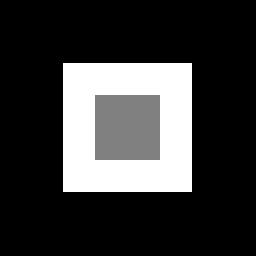
%> input picture LAB - 10/Test_Image.jpg, 256 x 256 px
$ octave a_1.m   (GNU Octave 9; MATLAB toolbox functions it lacks are replaced by stand-ins)
%> lines starting %> are read from the running program, lines starting %| are printed output that depends on the picture
img = imread('Test_Image.jpg');
%> img is the input picture: size 256x256 uint8; min 0, max 255, mean 56.6
[m, n] = size(img);
%> m = 256; n = 256

z = uint8(randi([10, 40], m, n));

noisy_img = double(img) + double(z);
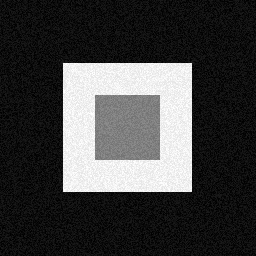
%> noisy_img: size 256x256 double; min 10, max 295, mean 81.5; drawn with min black and max white
noisy = imhist(mat2gray(noisy_img));
%> noisy = 256 values, max 3136 at index 22, min 0 at index 32, mean 256

original = imhist((img));
%> original = 256 values, max 48225 at index 1, min 0 at index 9, mean 256

figure(1), bar(0:255, noisy);
%> after `bar(0:255, noisy)`:
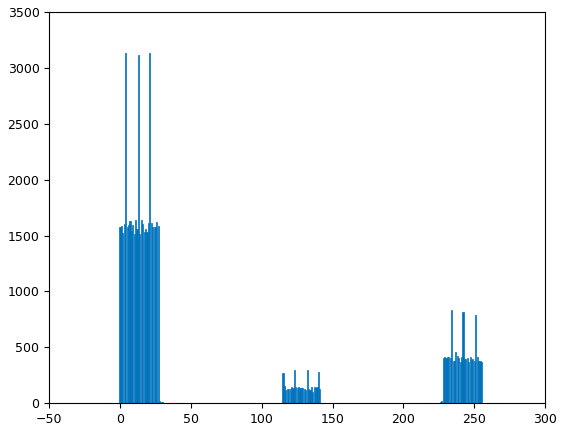
%> figure redrawn from the program's plot data; tallest bar 3136 high, from x = 20.6 to 21.4
figure(2) , bar(0:255, original);
%> after `bar(0:255, original)`:
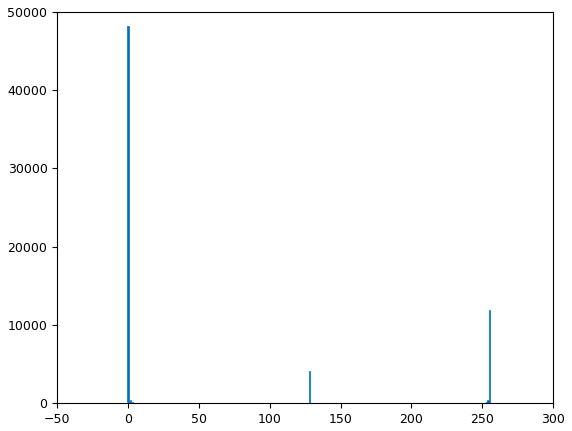
%> figure redrawn from the program's plot data; tallest bar 48225 high, from x = -0.4 to 0.4
figure(3);

subplot(2,1,1);
imshow(img)
title('original image');

subplot(2,1,2)
imshow(mat2gray(noisy_img))
title('noisy image-uniform noise');
